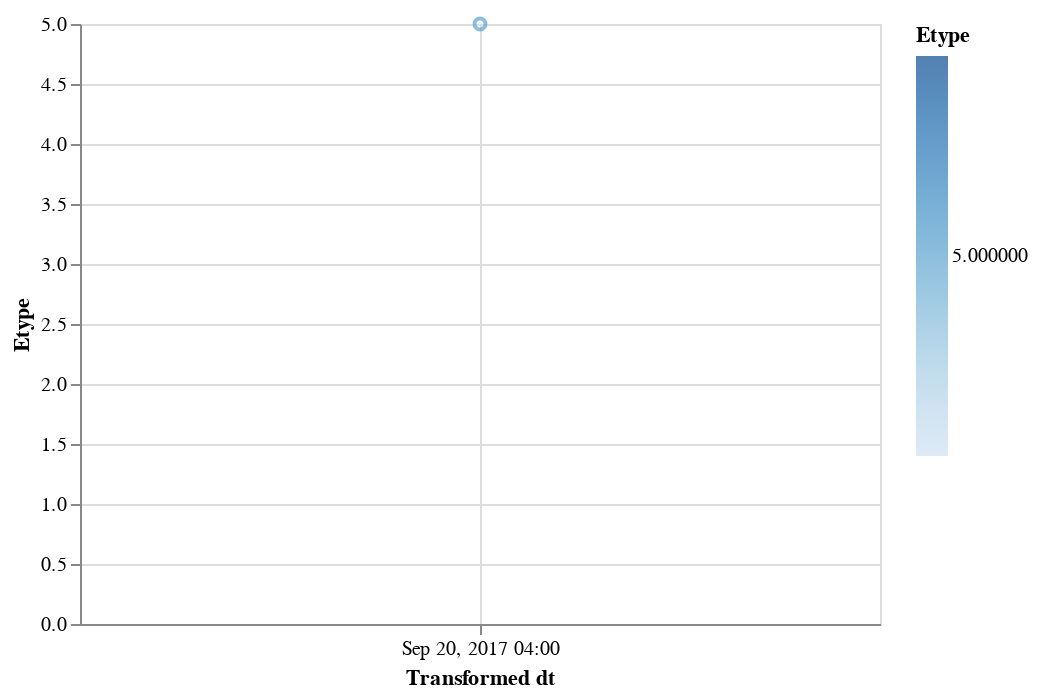

The notebook cell saved with this chart:
### Code cell
alt.Chart(conf_sus).mark_point().encode(
    x=alt.X('full_date:T', timeUnit='yearmonthdatehours', axis=alt.Axis(title='Transformed dt')),
    y='Etype',
    color='Etype',
    tooltip=['Source_Names', 'Destination_Names','full_date']
)

### Figure 1 — Vega-Lite specification as saved in the notebook (floating-point values rounded to 4 significant figures)
{"$schema": "https://vega.github.io/schema/vega-lite/v2.4.3.json", "config": {"view": {"height": 300, "width": 400}}, "data": {"values": [{"Destination": 735202, "Destination_Names": "Sid Demmy", "Etype": "purchases", "Source": 1847246, "Source_Names": "Rosalia Larroque", "TimeStamp": 1512357100, "Unnamed: 0": 15945851, "Unnamed: 0.1": 14146512, "full_date": "2017-12-04 03:11:40", "month": 12, "month_day_yr": "12/04/2017", "month_yr": "12/2017", "yr": 2017}, {"Destination": 728286, "Destination_Names": "Kerstin Belveal", "Etype": "calls", "Source": 1847246, "Source_Names": "Rosalia Larroque", "TimeStamp": 1493401133, "Unnamed: 0": 24859522, "Unnamed: 0.1": 7868322, "full_date": "2017-04-28 17:38:53", "month": 4, "month_day_yr": "04/28/2017", "month_yr": "04/2017", "yr": 2017}, {"Destination": 728286, "Destination_Names": "Kerstin Belveal", "Etype": "calls", "Source": 1847246, "Source_Names": "Rosalia Larroque", "TimeStamp": 1493573933, "Unnamed: 0": 24859523, "Unnamed: 0.1": 7890047, "full_date": "2017-04-30 17:38:53", "month": 4, "month_day_yr": "04/30/2017", "month_yr": "04/2017", "yr": 2017}, {"Destination": 728286, "Destination_Names": "Kerstin Belveal", "Etype": "calls", "Source": 1847246, "Source_Names": "Rosalia Larroque", "TimeStamp": 1505373223, "Unnamed: 0": 24859524, "Unnamed: 0.1": 9411368, "full_date": "2017-09-14 07:13:43", "month": 9, "month_day_yr": "09/14/2017", "month_yr": "09/2017", "yr": 2017}, {"Destination": 728286, "Destination_Names": "Kerstin Belveal", "Etype": "purchases", "Source": 1847246, "Source_Names": "Rosalia Larroque", "TimeStamp": 1505673223, "Unnamed: 0": 24859525, "Unnamed: 0.1": 12962751, "full_date": "2017-09-17 18:33:43", "month": 9, "month_day_yr": "09/17/2017", "month_yr": "09/2017", "yr": 2017}, {"Destination": 728286, "Destination_Names": "Kerstin Belveal", "Etype": "calls", "Source": 1847246, "Source_Names": "Rosalia Larroque", "TimeStamp": 1505842733, "Unnamed: 0": 24859526, "Unnamed: 0.1": 9471795, "full_date": "2017-09-19 17:38:53", "month": 9, "month_day_yr": "09/19/2017", "month_yr": "09/2017", "yr": 2017}, {"Destination": 728286, "Destination_Names": "Kerstin Belveal", "Etype": "purchases", "Source": 1847246, "Source_Names": "Rosalia Larroque", "TimeStamp": 1505873223, "Unnamed: 0": 24859527, "Unnamed: 0.1": 12997908, "full_date": "2017-09-20 02:07:03", "month": 9, "month_day_yr": "09/20/2017", "month_yr": "09/2017", "yr": 2017}, {"Destination": 728286, "Destination_Names": "Kerstin Belveal", "Etype": "calls", "Source": 1847246, "Source_Names": "Rosalia Larroque", "TimeStamp": 1506101933, "Unnamed: 0": 24859528, "Unnamed: 0.1": 9505338, "full_date": "2017-09-22 17:38:53", "month": 9, "month_day_yr": "09/22/2017", "month_yr": "09/2017", "yr": 2017}, {"Destination": 728286, "Destination_Names": "Kerstin Belveal", "Etype": "calls", "Source": 1847246, "Source_Names": "Rosalia Larroque", "TimeStamp": 1506188333, "Unnamed: 0": 24859529, "Unnamed: 0.1": 9516574, "full_date": "2017-09-23 17:38:53", "month": 9, "month_day_yr": "09/23/2017", "month_yr": "09/2017", "yr": 2017}, {"Destination": 728286, "Destination_Names": "Kerstin Belveal", "Etype": "calls", "Source": 1847246, "Source_Names": "Rosalia Larroque", "TimeStamp": 1506361133, "Unnamed: 0": 24859530, "Unnamed: 0.1": 9539033, "full_date": "2017-09-25 17:38:53", "month": 9, "month_day_yr": "09/25/2017", "month_yr": "09/2017", "yr": 2017}, {"Destination": 728286, "Destination_Names": "Kerstin Belveal", "Etype": "calls", "Source": 1847246, "Source_Names": "Rosalia Larroque", "TimeStamp": 1506620333, "Unnamed: 0": 24859531, "Unnamed: 0.1": 9572493, "full_date": "2017-09-28 17:38:53", "month": 9, "month_day_yr": "09/28/2017", "month_yr": "09/2017", "yr": 2017}, {"Destination": 1847246, "Destination_Names": "Rosalia Larroque", "Etype": "purchases", "Source": 698163, "Source_Names": "Hassie Anzalone", "TimeStamp": 1510435351, "Unnamed: 0": 24859541, "Unnamed: 0.1": 13806037, "full_date": "2017-11-11 21:22:31", "month": 11, "month_day_yr": "11/11/2017", "month_yr": "11/2017", "yr": 2017}, {"Destination": 1847246, "Destination_Names": "Rosalia Larroque", "Etype": "meetings", "Source": 1690582, "Source_Names": "Meryl Pastuch", "TimeStamp": 1504372733, "Unnamed: 0": 24859547, "Unnamed: 0.1": 87892, "full_date": "2017-09-02 17:18:53", "month": 9, "month_day_yr": "09/02/2017", "month_yr": "09/2017", "yr": 2017}, {"Destination": 1847246, "Destination_Names": "Rosalia Larroque", "Etype": "calls", "Source": 728286, "Source_Names": "Kerstin Belveal", "TimeStamp": 1505373223, "Unnamed: 0": 24859549, "Unnamed: 0.1": 9411367, "full_date": "2017-09-14 07:13:43", "month": 9, "month_day_yr": "09/14/2017", "month_yr": "09/2017", "yr": 2017}, {"Destination": 1847246, "Destination_Names": "Rosalia Larroque", "Etype": "purchases", "Source": 728286, "Source_Names": "Kerstin Belveal", "TimeStamp": 1505377923, "Unnamed: 0": 24859550, "Unnamed: 0.1": 12910125, "full_date": "2017-09-14 08:32:03", "month": 9, "month_day_yr": "09/14/2017", "month_yr": "09/2017", "yr": 2017}, {"Destination": 1847246, "Destination_Names": "Rosalia Larroque", "Etype": "purchases", "Source": 728286, "Source_Names": "Kerstin Belveal", "TimeStamp": 1505386653, "Unnamed: 0": 24859551, "Unnamed: 0.1": 12911657, "full_date": "2017-09-14 10:57:33", "month": 9, "month_day_yr": "09/14/2017", "month_yr": "09/2017", "yr": 2017}, {"Destination": 1847246, "Destination_Names": "Rosalia Larroque", "Etype": "calls", "Source": 728286, "Source_Names": "Kerstin Belveal", "TimeStamp": 1505842733, "Unnamed: 0": 24859552, "Unnamed: 0.1": 9471794, "full_date": "2017-09-19 17:38:53", "month": 9, "month_day_yr": "09/19/2017", "month_yr": "09/2017", "yr": 2017}, {"Destination": 1847246, "Destination_Names": "Rosalia Larroque", "Etype": "calls", "Source": 728286, "Source_Names": "Kerstin Belveal", "TimeStamp": 1505877223, "Unnamed: 0": 24859553, "Unnamed: 0.1": 9476371, "full_date": "2017-09-20 03:13:43", "month": 9, "month_day_yr": "09/20/2017", "month_yr": "09/2017", "yr": 2017}, {"Destination": 1847246, "Destination_Names": "Rosalia Larroque", "Etype": "calls", "Source": 728286, "Source_Names": "Kerstin Belveal", "TimeStamp": 1506015533, "Unnamed: 0": 24859554, "Unnamed: 0.1": 9494205, "full_date": "2017-09-21 17:38:53", "month": 9, "month_day_yr": "09/21/2017", "month_yr": "09/2017", "yr": 2017}, {"Destination": 1847246, "Destination_Names": "Rosalia Larroque", "Etype": "calls", "Source": 728286, "Source_Names": "Kerstin Belveal", "TimeStamp": 1508607533, "Unnamed: 0": 24859555, "Unnamed: 0.1": 9828444, "full_date": "2017-10-21 17:38:53", "month": 10, "month_day_yr": "10/21/2017", "month_yr": "10/2017", "yr": 2017}, {"Destination": 1847246, "Destination_Names": "Rosalia Larroque", "Etype": "calls", "Source": 728286, "Source_Names": "Kerstin Belveal", "TimeStamp": 1508780333, "Unnamed: 0": 24859556, "Unnamed: 0.1": 9850477, "full_date": "2017-10-23 17:38:53", "month": 10, "month_day_yr": "10/23/2017", "month_yr": "10/2017", "yr": 2017}, {"Destination": 1847246, "Destination_Names": "Rosalia Larroque", "Etype": "calls", "Source": 728286, "Source_Names": "Kerstin Belveal", "TimeStamp": 1508866733, "Unnamed: 0": 24859557, "Unnamed: 0.1": 9861436, "full_date": "2017-10-24 17:38:53", "month": 10, "month_day_yr": "10/24/2017", "month_yr": "10/2017", "yr": 2017}, {"Destination": 1847246, "Destination_Names": "Rosalia Larroque", "Etype": "calls", "Source": 387200, "Source_Names": "Augusta Sharp", "TimeStamp": 1512577793, "Unnamed: 0": 24859560, "Unnamed: 0.1": 10340357, "full_date": "2017-12-06 16:29:53", "month": 12, "month_day_yr": "12/06/2017", "month_yr": "12/2017", "yr": 2017}, {"Destination": 1847246, "Destination_Names": "Rosalia Larroque", "Etype": "calls", "Source": 592970, "Source_Names": "Theodore Burns", "TimeStamp": 1512357135, "Unnamed: 0": 24859561, "Unnamed: 0.1": 10312366, "full_date": "2017-12-04 03:12:15", "month": 12, "month_day_yr": "12/04/2017", "month_yr": "12/2017", "yr": 2017}, {"Destination": 1847246, "Destination_Names": "Rosalia Larroque", "Etype": "purchases", "Source": 1053987, "Source_Names": "Stanton Westermark", "TimeStamp": 1510014599, "Unnamed: 0": 24859562, "Unnamed: 0.1": 13731892, "full_date": "2017-11-07 00:29:59", "month": 11, "month_day_yr": "11/07/2017", "month_yr": "11/2017", "yr": 2017}, {"Destination": 1847246, "Destination_Names": "Rosalia Larroque", "Etype": "purchases", "Source": 528180, "Source_Names": "Joannie Nunmaker", "TimeStamp": 1510014642, "Unnamed: 0": 24859563, "Unnamed: 0.1": 13731899, "full_date": "2017-11-07 00:30:42", "month": 11, "month_day_yr": "11/07/2017", "month_yr": "11/2017", "yr": 2017}, {"Destination": 2038003, "Destination_Names": "Jenice Savaria", "Etype": "calls", "Source": 1847246, "Source_Names": "Rosalia Larroque", "TimeStamp": 1505822733, "Unnamed: 0": 25120104, "Unnamed: 0.1": 9469260, "full_date": "2017-09-19 12:05:33", "month": 9, "month_day_yr": "09/19/2017", "month_yr": "09/2017", "yr": 2017}, {"Destination": 2038003, "Destination_Names": "Jenice Savaria", "Etype": 5, "Source": 1847246, "Source_Names": "Rosalia Larroque", "TimeStamp": 1505882733, "Unnamed: 0": 0, "Unnamed: 0.1": null, "full_date": "2017-09-20 04:45:33", "month": 9, "month_day_yr": "09/20/2017", "month_yr": "09/2017", "yr": 2017}]}, "encoding": {"color": {"field": "Etype", "type": "quantitative"}, "tooltip": [{"field": "Source_Names", "type": "nominal"}, {"field": "Destination_Names", "type": "nominal"}, {"field": "full_date", "type": "nominal"}], "x": {"axis": {"title": "Transformed dt"}, "field": "full_date", "timeUnit": "yearmonthdatehours", "type": "temporal"}, "y": {"field": "Etype", "type": "quantitative"}}, "mark": "point"}
